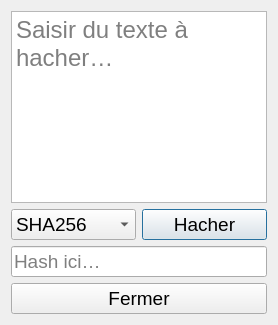
<?xml version="1.0" encoding="UTF-8"?>
<ui version="4.0">
 <class>DlgHash</class>
 <widget class="QDialog" name="DlgHash">
  <property name="windowTitle"><string>Hashage de texte</string></property>
  <layout class="QVBoxLayout" name="verticalLayout">

   <!-- Zone de texte à hacher (18 pt) -->
   <item>
    <widget class="QPlainTextEdit" name="inputTexte">
     <property name="placeholderText">
      <string>Saisir du texte à hacher…</string>
     </property>
     <property name="font">
      <font><pointsize>18</pointsize></font>
     </property>
     <property name="sizePolicy">
      <sizepolicy hsizetype="Expanding" vsizetype="Expanding">
       <horstretch>0</horstretch><verstretch>1</verstretch>
      </sizepolicy>
     </property>
    </widget>
   </item>

   <!-- Ligne de commandes -->
   <item>
    <layout class="QHBoxLayout" name="cmdLayout">
     <item>
      <widget class="QComboBox" name="comboAlgo">
       <property name="font"><font><pointsize>14</pointsize></font></property>
       <item><property name="text"><string>SHA256</string></property></item>
       <item><property name="text"><string>SHA1</string></property></item>
       <item><property name="text"><string>MD5</string></property></item>
      </widget>
     </item>
     <item>
      <widget class="QPushButton" name="btnHasher">
       <property name="font"><font><pointsize>14</pointsize></font></property>
       <property name="text"><string>Hacher</string></property>
      </widget>
     </item>
    </layout>
   </item>

   <!-- Sortie du hash (14 pt) -->
   <item>
    <widget class="QLineEdit" name="outputHash">
     <property name="readOnly"><bool>true</bool></property>
     <property name="font"><font><pointsize>14</pointsize></font></property>
     <property name="placeholderText"><string>Hash ici…</string></property>
    </widget>
   </item>

   <!-- Fermer -->
   <item>
    <widget class="QPushButton" name="btnFermer">
     <property name="font"><font><pointsize>14</pointsize></font></property>
     <property name="text"><string>Fermer</string></property>
    </widget>
   </item>

  </layout>
 </widget>
 <resources/>
 <connections/>
</ui>
